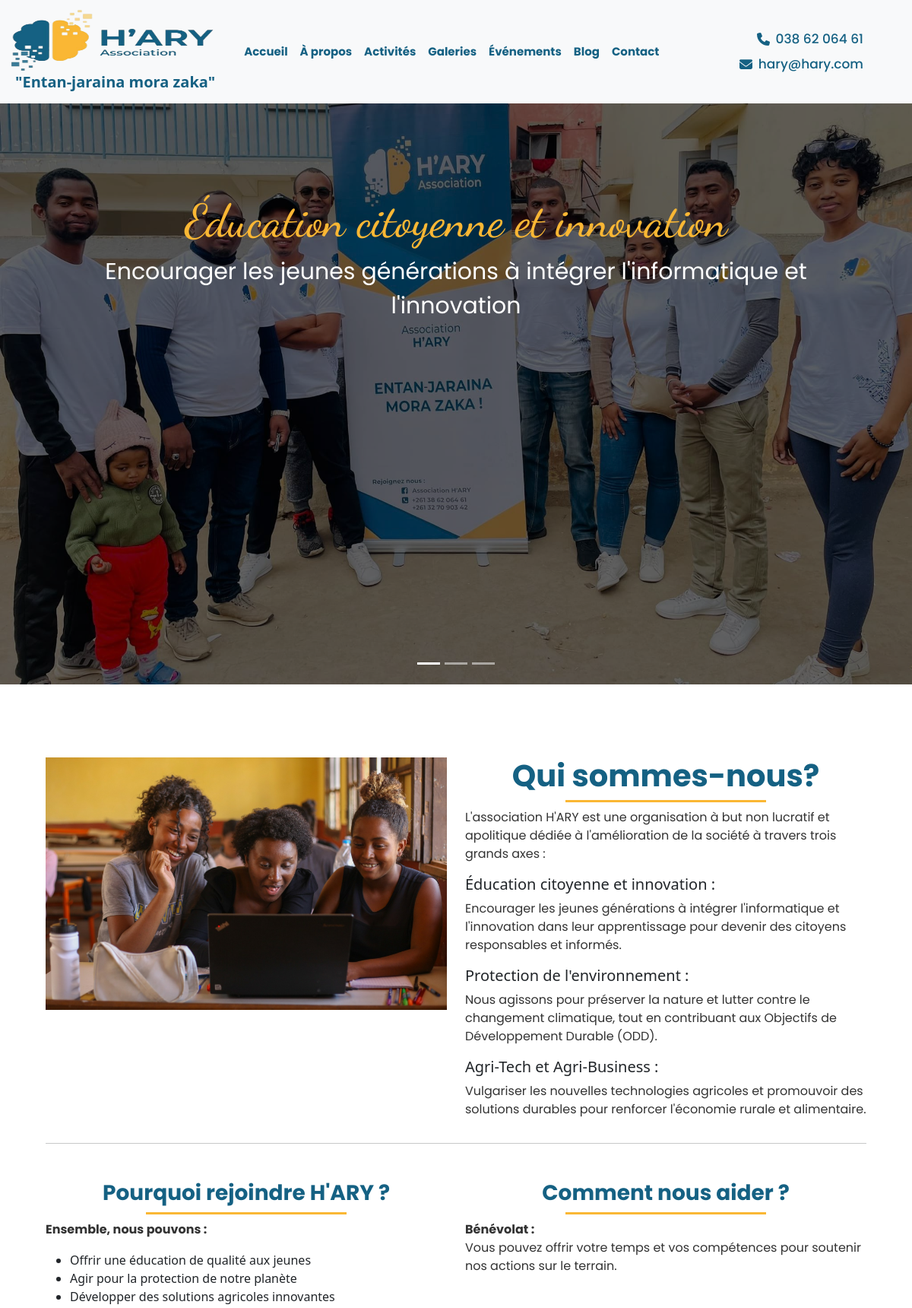
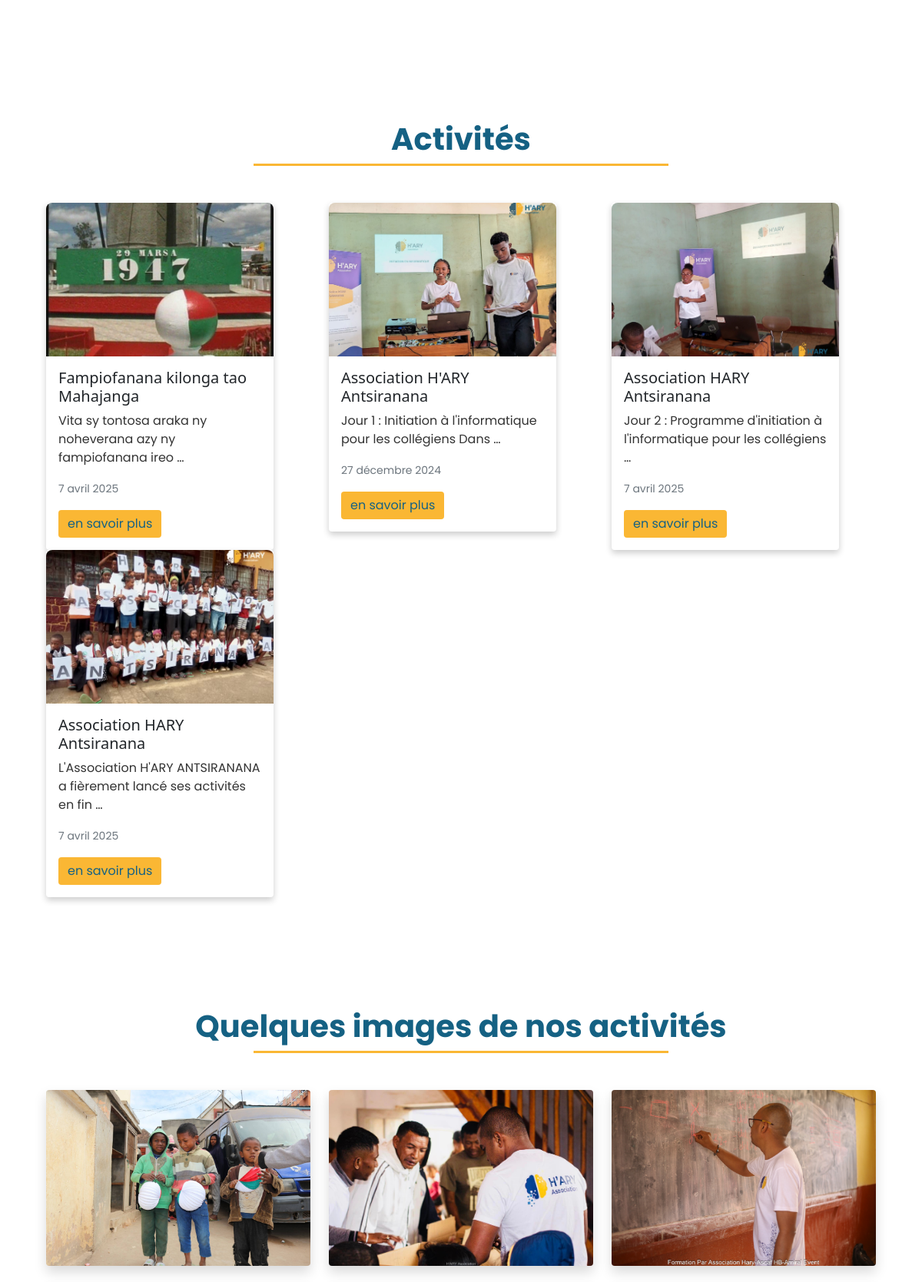
The page / (upper part) on the database its author committed (2 pictures, top to bottom).
### hary/models.py (models this page shows, shortened)
class Activity(models.Model):
    title = models.CharField(max_length=200)
    description = models.TextField()
    date = models.DateField()
    image = models.ImageField(upload_to="media")

### hary/views.py (the view)
# urls.py: path('', home, name='home'),
def home(request):
    activities = Activity.objects.all()
    events = Event.objects.all()
    derniers_articles = Blog.objects.all().order_by('-created')[:3]
    context = {"activities": activities, "events": events, "derniers_articles": derniers_articles}
    return render(request, 'hary/index.html', context=context)

### hary/templates/hary/index.html (shortened to what this page needs)
{% load static %}
<!DOCTYPE html>
<html lang="fr">
<head>
    <link rel="stylesheet" href="https://cdnjs.cloudflare.com/ajax/libs/bootstrap/5.0.1/css/bootstrap.min.css">
    <link rel="stylesheet" href="https://cdnjs.cloudflare.com/ajax/libs/animate.css/4.1.1/animate.min.css">
    <link rel="stylesheet" href="https://cdnjs.cloudflare.com/ajax/libs/font-awesome/6.6.0/css/all.min.css">
    <link rel="stylesheet" href="https://cdnjs.cloudflare.com/ajax/libs/owl-carousel/1.3.3/owl.carousel.min.css">
    <link rel="stylesheet" href="https://cdnjs.cloudflare.com/ajax/libs/OwlCarousel2/2.3.4/assets/owl.theme.default.min.css">
    <link rel="stylesheet" href="https://cdnjs.cloudflare.com/ajax/libs/aos/2.3.4/aos.css">
    <link rel="stylesheet" href="{% static 'hary/css/style.css' %}">
</head>
<body>
    <header class="header">
        <nav class="navbar navbar-expand-lg navbar-dark fixed-top">
    <div class="container">
        <div class="d-flex align-items-center">
            <a class="navbar-brand d-flex flex-column" href="#">
                <img src="{% static 'hary/images/hary-logo.png' %}" alt="Logo" style="height: 10vh;">
                <span class="mt-0 ms-2" style="font-weight: bold; color: #156183;">"Entan-jaraina mora zaka"</span>
            </a>
        </div>
        <div class="collapse navbar-collapse justify-content-center" id="navbarNav">
            <ul class="navbar-nav">
                <li class="nav-item">
                    <a class="nav-link" href="#home">Accueil</a>
                </li>
                <li class="nav-item">
                    <a class="nav-link" href="#about">À propos</a>
                </li>
                <li class="nav-item">
                    <a class="nav-link" href="#activities">Activités</a>
                </li>
                <li class="nav-item">
                    <a class="nav-link" href="#gallery">Galeries</a>
                </li>
                <li class="nav-item">
                    <a class="nav-link" href="#evenements">Événements</a>
                </li>
                <li class="nav-item">
                    <a class="nav-link" href="{% url 'blog' %}">Blog</a>
                </li>
                <li class="nav-item">
                    <a class="nav-link" href="#contact">Contact</a>
                </li>
            </ul>
        </div>
    </div>
        <div class="coordonnees d-flex flex-wrap justify-content-end me-5 mt-2">
            <div class="coordonnees-item d-flex align-items-center pe-3 mb-2">
            <i class="fas fa-phone me-2" style="font-size: 17px; color: #156183;"></i>
            <span class="text-phone">038 62 064 61</span>
            </div>
            <div class="coordonnees-item d-flex align-items-center pe-3 mb-2">
            <i class="fas fa-envelope me-2" style="font-size: 17px; color: #156183;"></i>
            <span class="text-mail">hary@hary.com</span>
            </div>
        </div>
</nav>
    </header>
   <div class="home" id="home">
        <div id="myCarousel" class="carousel slide" data-bs-ride="carousel">
      <div class="carousel-indicators">
        <button type="button" data-bs-target="#myCarousel" data-bs-slide-to="0" class="active" aria-current="true" aria-label="Diapositive 1"></button>
        <button type="button" data-bs-target="#myCarousel" data-bs-slide-to="1" aria-label="Diapositive 2"></button>
        <button type="button" data-bs-target="#myCarousel" data-bs-slide-to="2" aria-label="Diapositive 3"></button>
      </div>
      <div class="carousel-inner">
        <div class="carousel-item active">
          <img src="{% static 'hary/images/bg2.jpg' %}" class="d-block w-100" alt="photo 1">
          <div class="overlay"></div>
          <div class="carousel-caption centered-caption">
              <h3>Éducation citoyenne et innovation</h3>
            <p>Encourager les jeunes générations à intégrer l'informatique et l'innovation</p>
          </div>
        </div>
      </div>
    </div>
       <section class="section about mt-5 p-5" id="about">
           <div class="container">
               <div class="row d-flex">
                   <div class="col-md-6">
                       <img src="{% static 'hary/images/about-image.png' %}" alt="about image" style="width: 100%;">
                   </div>
                   <div class="col-md-6">
                       <h1 class="text-center">Qui sommes-nous?</h1>
                        <p class="">L'association H'ARY est une organisation à but non lucratif et apolitique dédiée à l'amélioration de la société à travers trois grands axes :</p>
                       <h5>Éducation citoyenne et innovation :</h5>
                       <p>Encourager les jeunes générations à intégrer l'informatique et l'innovation dans leur apprentissage pour devenir des citoyens responsables et informés.</p>
                       <h5>Protection de l'environnement :</h5>
                       <p>Nous agissons pour préserver la nature et lutter contre le changement climatique, tout en contribuant aux Objectifs de Développement Durable (ODD). </p>
                       <h5>Agri-Tech et Agri-Business :</h5>
                       <p>Vulgariser les nouvelles technologies agricoles et promouvoir des solutions durables pour renforcer l'économie rurale et alimentaire.</p>
                   </div>
               </div>
               <hr>
               <div class="about-2 row mt-5">
                   <div class="col-md-6">
                       <h3 class="text-left">Pourquoi rejoindre H'ARY ?</h3>
                        <p class=""> <strong>Ensemble, nous pouvons :</strong></p>
                       <ul>
                           <li>Offrir une éducation de qualité aux jeunes</li>
                           <li>Agir pour la protection de notre planète</li>
                           <li>Développer des solutions agricoles innovantes</li>
                       </ul>
                   </div>
                   <div class="col-md-6">
                       <h3 class="text-left">Comment nous aider ?</h3>
                        <p><strong>Bénévolat :</strong> <br> Vous pouvez offrir votre temps et vos compétences pour soutenir nos actions sur le terrain.</p>
                   </div>
               </div>
           </div>
       </section>
        <section id="activities" class="section mt-5 p-5">
            <div class="container">
                <h1 class="text-center mb-5">Activités</h1>
                <div class="row">
                    {% for activity in activities %}
                        <div class="col-md-4" data-aos="fade-up" data-aos-delay="{{ forloop.counter0|add:100 }}">
                            <div class="card activity-card me-5">
                                <img src="{{ activity.image.url }}" class="card-img-top" alt="{{ activity.title }}">
                                <div class="card-body">
                                    <h5 class="card-title">{{ activity.title }}</h5>
                                    <p class="card-text">{{ activity.description|truncatewords:10 }}</p>
                                    <p class="card-text"><small class="text-muted">{{ activity.date }}</small></p>
                                    <button type="button" class="btn btn-primary" data-bs-toggle="modal" data-bs-target="#modal-{{ activity.id }}">
                                        en savoir plus
                                    </button>
                                </div>
                            </div>
                        </div>
                    {% endfor %}
                </div>
                </div>
            </div>
       <section class="section gallery mt-5 p-5" id="gallery">
           <div class="container">
               <h1 class="text-center mb-5" style="color: #156183;">Quelques images de nos activités</h1>
               <div class="row">
                   <div class="col-sm-12 col-md-6 col-lg-4">
                       <img src="{% static 'hary/images/galery.jpg' %}" class="img-fluid mb-4 shadow rounded" alt="galery 1" style="width:100%;">
                   </div>
                   <div class="col-sm-12 col-md-6 col-lg-4">
                       <img src="{% static 'hary/images/galery6.jpg' %}" class="img-fluid mb-4 shadow rounded" alt="galery 2" style="width:100%;">
                   </div>
                   <div class="col-sm-12 col-md-6 col-lg-4">
                       <img src="{% static 'hary/images/galery2.jpg' %}" class="img-fluid mb-4 shadow rounded" alt="galery 3" style="width:100%;">
                   </div>
               </div>
           </div>
       </section>
</body>
</html>

### hary/static/hary/css/style.css (style rules this page uses)
* { margin: 0; padding: 0; box-sizing: border-box; }
.navbar { background-color: #F8F9FA; }
.navbar .container .collapse ul li a { font-size: 15px !important; font-family: "Poppins", sans-serif; font-weight: bolder; font-style: normal; color: #156183; }
.overlay { position: absolute; top: 0; left: 0; width: 100%; height: 100%; background-color: rgba(0, 0, 0, 0.6); z-index: 1; }
.carousel-caption.centered-caption { position: absolute; top: 50%; left: 50%; transform: translate(-50%, -50%); text-align: center; z-index: 2; width: 80%; color: white; }
.carousel-caption h3 { font-size: 60px; color: #fab734; font-family: "Dancing Script", cursive; }
.carousel-caption p { font-size: 30px; color: #ffffff; font-family: "Poppins", sans-serif; }
.carousel-item img { transition: transform 0.3s ease-in-out; width: 100%; height: auto; }
.carousel-caption.centered-caption { animation: slideIn 0.8s ease-in-out; }
.btn-primary, .btn-yellow { background-color: #fab734; color: #156183; border: none; font-family: "Poppins", sans-serif; }
.section h1, .section h3 { color: #156183; font-family: "Poppins", sans-serif; font-weight: bold; text-align: center; position: relative; }
.section h1::after, .section h3::after { content: ""; display: block; width: 50%; height: 3px; background-color: #fab734; margin: 8px auto 0; }
.section p { color: #333333; font-family: "Poppins", sans-serif; }
.activity-card { border: none; box-shadow: 0 4px 8px rgba(0, 0, 0, 0.2); transition: transform 0.3s ease, box-shadow 0.3s ease; }
.activity-card img { border-top-left-radius: 8px; border-top-right-radius: 8px; height: 200px; object-fit: cover; }
.text-phone, .text-mail { font-size: 17px; color: #156183; font-weight: 500; font-family: "Poppins", sans-serif; }

### rows shown on the page
Activity: image (picture), title "Fampiofanana kilonga tao Mahajanga", description "Vita sy tontosa araka ny noheverana azy ny fampiofanana ireo …", date "7 avril 2025"
Activity: image (picture), title "Association H'ARY Antsiranana", description "Jour 1 : Initiation à l'informatique pour les collégiens Dans …", date "27 décembre 2024"
Activity: image (picture), title "Association HARY Antsiranana", description "Jour 2 : Programme d'initiation à l'informatique pour les collégiens …", date "7 avril 2025"
Activity: image (picture), title "Association HARY Antsiranana", description "L'Association H'ARY ANTSIRANANA a fièrement lancé ses activités en fin …", date "7 avril 2025"
